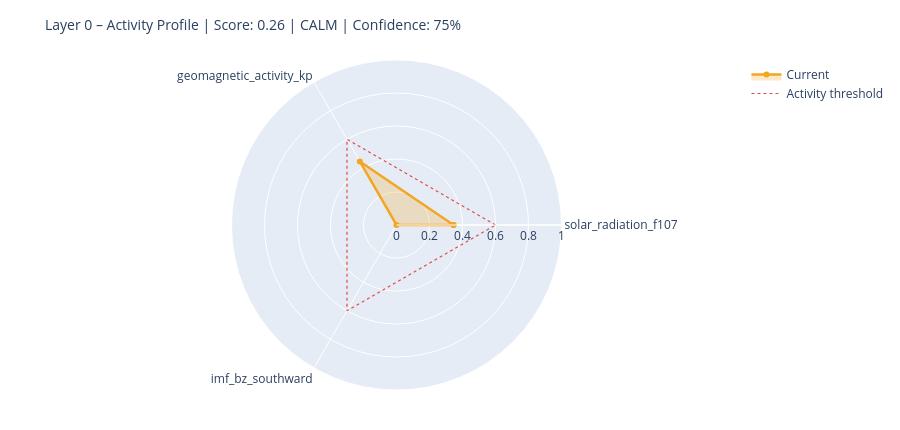

This figure's notebook cell:
### Markdown cell above
---
## 6. State Assessment & Handoff to Layer 1

### Code cell
# ============================================================
# STEP 1 – Collect raw values with source modes
# Mode: 'primary' | 'fallback_3h' | 'last_valid' | 'missing'
# ============================================================

def safe_last(df, col):
    if df is None or col not in df.columns: return None
    s = df[col].dropna()
    return float(s.iloc[-1]) if not s.empty else None

f107_now = safe_last(df_f107, 'f10.7')
bz_now   = safe_last(df_mag,  'bz_gsm')
kp_now   = safe_last(df_kp,   'kp')
sw_now   = safe_last(df_sw,   'speed')

source_modes = {
    'F10.7':    'primary'  if f107_now is not None else 'missing',
    'Kp':       'primary'  if kp_now   is not None else 'missing',
    'IMF_Bz':   'primary'  if bz_now   is not None else 'missing',
    'SW_speed': 'primary'  if sw_now   is not None else 'missing',
}

# Kp Fallback – 3h endpoint
if kp_now is None:
    try:
        r = requests.get(
            'https://services.swpc.noaa.gov/json/noaa-planetary-k-index.json',
            timeout=10)
        r.raise_for_status()
        fb = pd.DataFrame(r.json())
        tc = next((c for c in fb.columns if 'time' in c.lower()), fb.columns[0])
        kc = next((c for c in fb.columns if 'kp' in c.lower() and c != tc), None)
        if kc:
            fb[kc] = fb[kc].astype(str).str.extract(r'([0-9]+(?:\.[0-9]*)?)')[0]
            fb[kc] = pd.to_numeric(fb[kc], errors='coerce')
            fb = fb[fb[kc] >= 0].dropna(subset=[kc])
            if not fb.empty:
                kp_now = float(fb[kc].iloc[-1])
                source_modes['Kp'] = 'fallback_3h'
                print(f'  Kp fallback (3h): {kp_now:.1f}')
    except Exception as e:
        print(f'  Kp fallback failed: {e}')

# Solar Wind Fallback – last valid value
if sw_now is None and df_sw is not None and 'speed' in df_sw.columns:
    s = df_sw['speed'].dropna()
    if not s.empty:
        sw_now = float(s.iloc[-1])
        source_modes['SW_speed'] = 'last_valid'
        print(f'  SW fallback (last_valid): {sw_now:.0f} km/s')

print()
print('Source modes:', source_modes)

# ============================================================
# STEP 2 – Score from available components only
# ============================================================

def norm(v, lo, hi):
    if v is None: return None
    return max(0.0, min(1.0, (v - lo) / (hi - lo)))

COMPONENTS = {
    'solar_radiation_f107':    (f107_now, norm(f107_now, 60, 250)),
    'geomagnetic_activity_kp': (kp_now,   norm(kp_now,   0,   9)),
    'imf_bz_southward':        (bz_now,   norm(-(bz_now or 0) if bz_now else None, -5, 30)
                                           if bz_now is not None else None),
    'solar_wind_speed':        (sw_now,   norm(sw_now, 300, 800)),
}

available   = {k: v[1] for k, v in COMPONENTS.items() if v[1] is not None}
unavailable = [k for k, v in COMPONENTS.items() if v[1] is None]

layer0_score = round(sum(available.values()) / len(available), 4) if available else None
confidence   = round(len(available) / len(COMPONENTS), 2)

level = ('unknown'  if layer0_score is None
         else 'calm'     if layer0_score < 0.3
         else 'moderate' if layer0_score < 0.6
         else 'active')

# ============================================================
# STEP 3 – Dominant Driver
# ============================================================

def dominant_driver(kp, f107, bz, sw):
    candidates = []
    if kp   is not None and kp   >= 4:   candidates.append(('geomagnetic',    kp / 9))
    if sw   is not None and sw   >= 500:  candidates.append(('solar_wind',     sw / 800))
    if bz   is not None and bz   <= -5:   candidates.append(('imf_southward',  abs(bz) / 30))
    if f107 is not None and f107 >= 150:  candidates.append(('solar_radiation',f107 / 250))
    return max(candidates, key=lambda x: x[1])[0] if candidates else 'none'

driver = dominant_driver(kp_now, f107_now, bz_now, sw_now)

# ============================================================
# STEP 4 – Downstream expectations
# ============================================================

def downstream_expectation(driver, score, kp, bz, f107):
    exp = {
        'magnetosphere':        'calm',
        'ionosphere':           'calm',
        'schumann_resonance':   'unchanged',
        'lithosphere_currents': 'low',
    }
    if driver == 'geomagnetic' or (kp and kp >= 5):
        exp['magnetosphere']        = 'compressed / storm'
        exp['ionosphere']           = 'elevated disturbance (TEC variability)'
        exp['schumann_resonance']   = 'elevated amplitude possible'
        exp['lithosphere_currents'] = 'elevated induction currents'
    elif driver == 'imf_southward' or (bz and bz <= -5):
        exp['magnetosphere']        = 'energy coupling active'
        exp['ionosphere']           = 'elevated electron density possible'
        exp['schumann_resonance']   = 'slight modulation possible'
    elif driver == 'solar_radiation' or (f107 and f107 >= 150):
        exp['ionosphere']           = 'elevated ionization (F-layer)'
        exp['schumann_resonance']   = 'slightly elevated background activity'
    return exp

downstream = downstream_expectation(driver, layer0_score, kp_now, bz_now, f107_now)

# ============================================================
# CONSOLE OUTPUT
# ============================================================

W = 58
print('=' * W)
print('LAYER 0 – STATE ASSESSMENT')
print('=' * W)
for name, (raw_v, score_v) in COMPONENTS.items():
    if score_v is not None:
        bar = '█' * int(score_v * 20) + '░' * (20 - int(score_v * 20))
        print(f'  {name:<35}  {bar}  {score_v:.2f}')
    else:
        print(f'  {name:<35}  {"─" * 20}  n/a')
print('-' * W)
print(f'  Score ({len(available)}/{len(COMPONENTS)} components):  {layer0_score:.3f}')
print(f'  Confidence:         {confidence:.0%}')
print(f'  Level:              {level.upper()}')
print(f'  Dominant Driver:    {driver}')

# Radar chart
cats = list(available.keys())
vals = list(available.values())
if len(cats) >= 3:
    fig = go.Figure()
    fig.add_trace(go.Scatterpolar(
        r=vals + [vals[0]], theta=cats + [cats[0]],
        fill='toself', fillcolor='rgba(242,166,35,0.25)',
        line=dict(color='#F2A623', width=2.5), name='Current'
    ))
    fig.add_trace(go.Scatterpolar(
        r=[0.6] * (len(cats) + 1), theta=cats + [cats[0]],
        line=dict(color='#E24B4A', dash='dot', width=1.2),
        mode='lines', name='Activity threshold'
    ))
    fig.update_layout(
        title=dict(text=f'Layer 0 – Activity Profile | Score: {layer0_score:.2f} | {level.upper()} | Confidence: {confidence:.0%}',
                   font=dict(size=14)),
        polar=dict(radialaxis=dict(visible=True, range=[0, 1])),
        height=430, showlegend=True,
        margin=dict(l=60, r=60, t=60, b=40)
    )
    fig.show()

### Figure 1 — Plotly figure (JSON) as saved in the notebook; plotly's stock layout.template omitted (floating-point values rounded to 4 significant figures)
{"data": [{"fill": "toself", "fillcolor": "rgba(242,166,35,0.25)", "line": {"color": "#F2A623", "width": 2.5}, "name": "Current", "r": [0.3457, 0.4444, 0.0, 0.3457], "theta": ["solar_radiation_f107", "geomagnetic_activity_kp", "imf_bz_southward", "solar_radiation_f107"], "type": "scatterpolar"}, {"line": {"color": "#E24B4A", "dash": "dot", "width": 1.2}, "mode": "lines", "name": "Activity threshold", "r": [0.6, 0.6, 0.6, 0.6], "theta": ["solar_radiation_f107", "geomagnetic_activity_kp", "imf_bz_southward", "solar_radiation_f107"], "type": "scatterpolar"}], "layout": {"height": 430, "margin": {"b": 40, "l": 60, "r": 60, "t": 60}, "polar": {"radialaxis": {"range": [0, 1], "visible": true}}, "showlegend": true, "title": {"font": {"size": 14}, "text": "Layer 0 – Activity Profile | Score: 0.26 | CALM | Confidence: 75%"}}}
